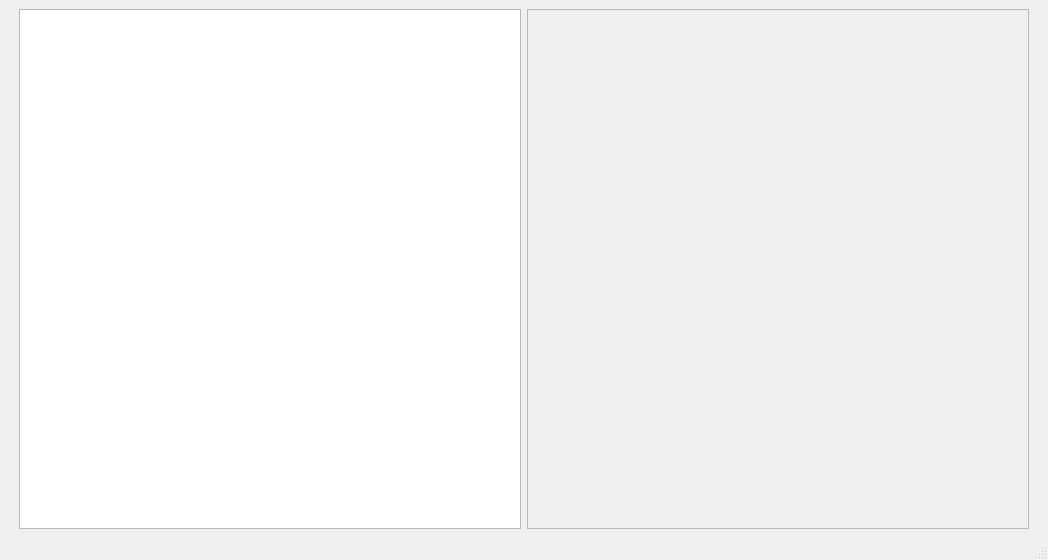
<?xml version="1.0" encoding="UTF-8"?>
<ui version="4.0">
 <class>ResultViewer</class>
 <widget class="QMainWindow" name="ResultViewer">
  <property name="geometry">
   <rect>
    <x>0</x>
    <y>0</y>
    <width>1048</width>
    <height>560</height>
   </rect>
  </property>
  <property name="windowTitle">
   <string>MainWindow</string>
  </property>
  <widget class="QWidget" name="centralwidget">
   <layout class="QVBoxLayout" name="verticalLayout">
    <item>
     <layout class="QHBoxLayout" name="viewerLayout">
      <property name="leftMargin">
       <number>10</number>
      </property>
      <property name="rightMargin">
       <number>10</number>
      </property>
      <item>
       <widget class="QGraphicsView" name="beforeGraphicsView">
        <property name="sizePolicy">
         <sizepolicy hsizetype="Ignored" vsizetype="Expanding">
          <horstretch>0</horstretch>
          <verstretch>0</verstretch>
         </sizepolicy>
        </property>
       </widget>
      </item>
      <item>
       <widget class="QGraphicsView" name="afterGraphicsView">
        <property name="enabled">
         <bool>false</bool>
        </property>
        <property name="sizePolicy">
         <sizepolicy hsizetype="Ignored" vsizetype="Expanding">
          <horstretch>0</horstretch>
          <verstretch>0</verstretch>
         </sizepolicy>
        </property>
       </widget>
      </item>
     </layout>
    </item>
   </layout>
  </widget>
  <widget class="QMenuBar" name="menubar">
   <property name="geometry">
    <rect>
     <x>0</x>
     <y>0</y>
     <width>1048</width>
     <height>22</height>
    </rect>
   </property>
  </widget>
  <widget class="QStatusBar" name="statusbar"/>
 </widget>
 <resources/>
 <connections/>
</ui>
